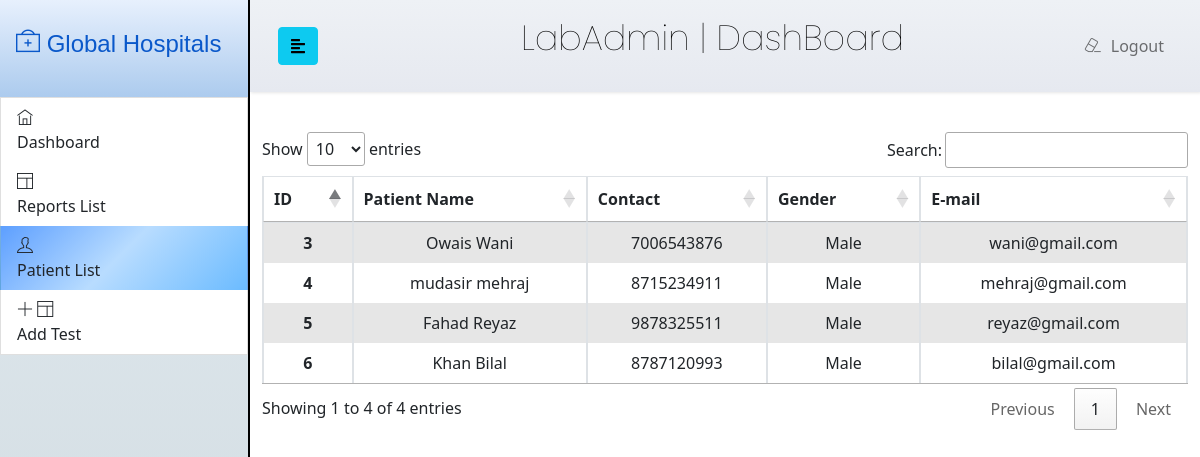
/lab/labpatientlist.php, run on the app's committed database.
### tables this page shows
CREATE TABLE `labpatienttable` (
  `id` int(10) NOT NULL,
  `email` varchar(30) NOT NULL,
  `username` text NOT NULL,
  `phone` bigint(30) NOT NULL,
  `password` varchar(40) NOT NULL,
  `gender` text NOT NULL
);

### lab/labpatientlist.php (the view, shortened to what this page needs)
<?php
include('../dbconnection.php');
?>
<!DOCTYPE html>
<html lang="en">
<head>
<link rel="stylesheet" type="text/css" href="../Admin/Apstyle.css?v=<?php echo time()?>">
    <link rel="stylesheet" href="https://stackpath.bootstrapcdn.com/bootstrap/4.1.0/css/bootstrap.min.css">
		<link rel="stylesheet" href="../vendor/themify-icons/themify-icons.min.css">
    <link rel="stylesheet" href="http://cdn.datatables.net/1.10.23/css/jquery.dataTables.min.css">
    <link href="https://cdn.jsdelivr.net/npm/bootstrap@5.0.0-beta2/dist/css/bootstrap.min.css" rel="stylesheet">
</head>
<body>
    <div class="wrapper">
    <nav id="sidebar">
            <div class="sidebar-header">
            <a class="nav-link js-scroll-trigger" href="adminPanel.php" style="font-family: 'IBM Plex Sans', sans-serif;"><h4><i class="ti-support" aria-hidden="true"></i> Global Hospitals</h4></a>
            </div>
  <div>
      <a class="list-group-item list-group-item-action"  href="labAdminPanel.php" id="dashboard">
      <div class="item-media">
		  	<i class="ti-home"></i>
		</div>Dashboard</a>
       <a class="list-group-item list-group-item-action" href="reportslist.php" id="prescriptions">
      <div class="item-media">
				<i class="ti-layout"></i>
			</div>Reports List</a>
      <a class="list-group-item list-group-item-action " id="plist" href="Apatientlist.php" role="tab" aria-controls="home">
      <div class="item-media">
					<i class="ti-user"></i>
				</div>Patient List</a>
      <a class="list-group-item list-group-item-action " id="addTest" href="addTest.php" role="tab" aria-controls="home">
      <div class="item-media">
					<i class="ti-plus"></i> <i class="ti-layout"></i>
				</div>Add Test</a>
    </div>
</nav>
    <div id="content">
<div id="adminheadnav">
<nav class="navbar navbar-expand-lg navbar-light ">
                <div class="container-fluid">
                    <button type="button" id="sidebarCollapse" class="btn btn-info">
                    </button>
  <div id="top-center" class="container-fluid ">
      <p> LabAdmin | DashBoard</p>
  </div>
                    <div class="collapse navbar-collapse" id="navbarSupportedContent">
                        <ul class="nav navbar-nav ml-auto">
     <li class="nav-item"> <a class="nav-link" href="../logout.php"><i class="ti-eraser" style="padding-right:10px;"></i>Logout</a>
                            </li>
                        </ul>
                    </div>
                </div>
            </nav>
</div>
<center>
<div class="container-fluid">
<div class="table-responsive">
   <table id="dtHorizontalExample" class="table table-striped table-bordered  table-sm" width="100%">
    <thead style="text-align:center;">
    <tr>
                    <th class="th-sm">ID</th>
                    <th class="th-sm">Patient Name</th>
                    <th class="th-sm">Contact</th>
                    <th class="th-sm">Gender</th>
                    <th class="th-sm">E-mail</th>
                  </tr>
    </thead>
<tbody style="text-align:center;">
<?php
$sql="select * from labpatienttable";
$result=mysqli_query($con,$sql);
while($row=mysqli_fetch_assoc($result)){
?>
<tr>
<th><?php echo $row['id']  ?></th>
<td><?php echo $row['username'] ?></td>
<td><?php echo $row['phone'] ?></td>
<td><?php echo $row['gender'] ?></td>
<td><?php echo $row['email'] ?></td>
</tr>
<?php }?>
</tbody>
</table>
   </div>
</div>
</center>
    </div>
</body>
</html>

### Admin/Apstyle.css (style rules this page uses)
body { font-family: 'Poppins', sans-serif; background: #fafafa; }
p { font-family: 'Poppins', sans-serif; font-size: 1.1em; font-weight: 300; line-height: 1.7em; color: #999; }
a, a:hover, a:focus { color: inherit; text-decoration: none; transition: all 0.3s; }
.navbar { padding: 15px 10px; background: #fff; border: none; border-radius: 0; margin-bottom: 40px; box-shadow: 1px 1px 3px rgba(0, 0, 0, 0.1); }
.wrapper { display: flex; width: 100%; align-items: stretch; }
#sidebar { min-width: 250px; max-width: 250px; background-image: linear-gradient(to top, #cfd9df 0%, #e2ebf0 100%); color: #fff; transition: all 0.3s; border-right: 2px solid black; }
.sidebar-header { background-image: linear-gradient(to top, #accbee 0%, #e7f0fd 100%); justify-content: center; }
.sidebar-header a { padding-top: 30px; padding-bottom: 30px; }
#content { width: 100%; min-height: 100vh; transition: all 0.3s; }
#content nav { background-image: linear-gradient(to top, #e6e9f0 0%, #eef1f5 100%); }
#top-center p { margin-left: 26%; font-weight:lighter; font-size: 35px; color: black; }

### lab/labpatientlist.php (style rules this page uses)
#plist { background-image: linear-gradient(-225deg, #5D9FFF 0%, #B8DCFF 48%, #6BBBFF 100%); }

### data on the page
labpatienttable: id "3", username "Owais Wani", phone "7006543876", gender "Male", email "wani@gmail.com"
labpatienttable: id "4", username "mudasir mehraj", phone "8715234911", gender "Male", email "mehraj@gmail.com"
labpatienttable: id "5", username "Fahad Reyaz", phone "9878325511", gender "Male", email "reyaz@gmail.com"
labpatienttable: id "6", username "Khan Bilal", phone "8787120993", gender "Male", email "bilal@gmail.com"
